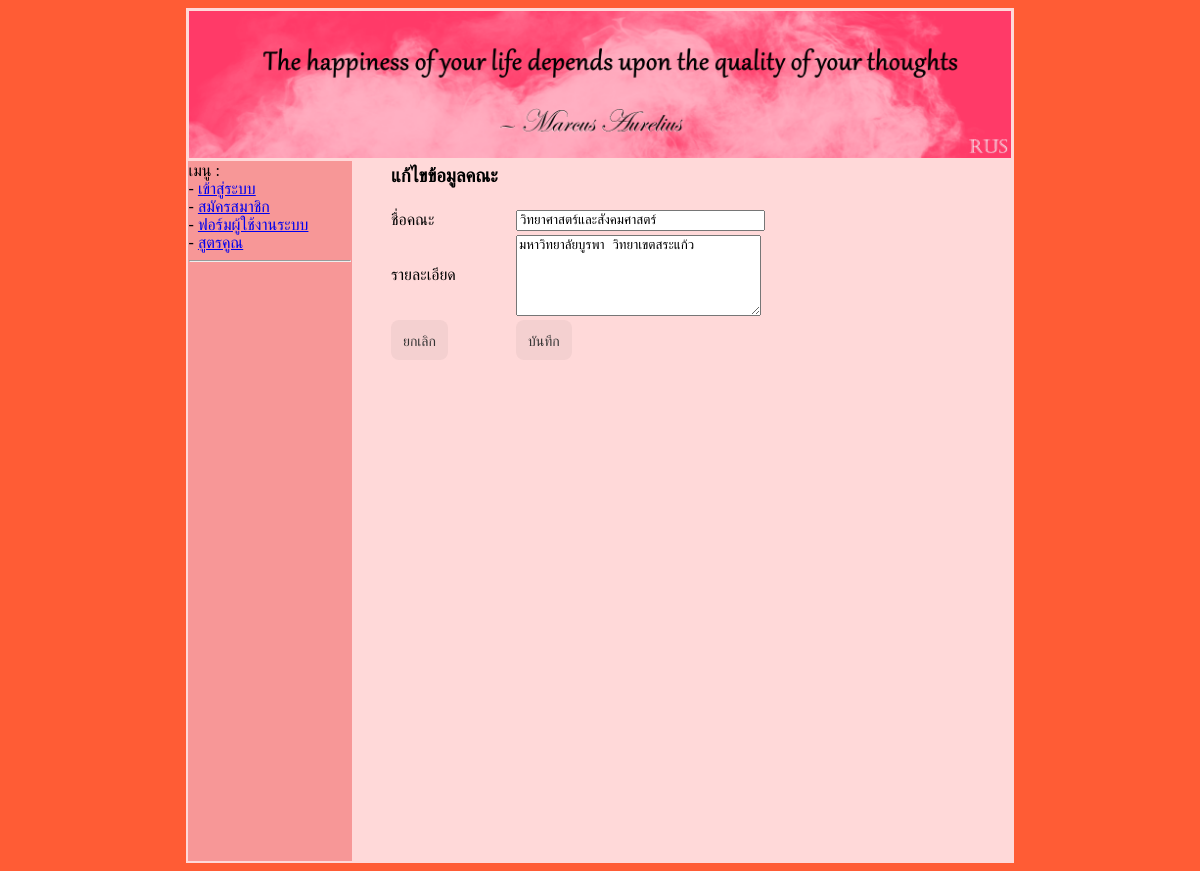
Screenshot of /faculty_edit.php?fac_id=18 with the database file from the repository.
### tables this page shows
CREATE TABLE `faculty` (
  `fac_id` int(11) NOT NULL,
  `fac_name` varchar(100) NOT NULL,
  `fac_detail` text NOT NULL
);

### faculty_edit.php (the view, shortened to what this page needs)
<?php
    include("./header.php");
    include("./menu.php");
    include("./sqliConnect.php");
    isset($_GET['fac_id'])?$fac_id=$_GET['fac_id']:$fac_id="";
    $sql = "select * from faculty where fac_id='$fac_id';";
    $result = $mysqli->query($sql);
    while($row = $result->fetch_assoc()){
        $fac_name = $row['fac_name'];
        $fac_detail = $row['fac_detail'];
    }
?>
<table align="center" width="90%">
    <tr>
        <td colspan="2"><h3>แก้ไขข้อมูลคณะ</h3></td>
    </tr>
    <form action="./faculty_proedit.php" method="post">
        <tr>
            <td>ชื่อคณะ</td>
            <td><input type="text" name="fac_name" size="28" value="<?php echo "$fac_name" ?>"></td>
        </tr>
        <tr>
            <td>รายละเอียด</td>
            <td><textarea name="fac_detail" cols="28" rows="5"><?php echo "$fac_detail" ?></textarea></td>
        </tr>
        <tr>
            <td><a href="./faculty_show.php" class="button-2">ยกเลิก</a></td>
            <td><input type="submit" value="บันทึก" class="button-2"></td>
        </tr>
    </form>
</table>
<?php
    include("./footer.php");
?>

### css/style.css (style rules this page uses)
.button-2 { background-color: rgba(51, 51, 51, 0.05); border-radius: 8px; border-width: 0; color: #333333; cursor: pointer; display: inline-block; font-family: "Haas Grot Text R Web", "Helvetica Neue", Helvetica, Arial, sans-serif; font-size: 14px; font-weight: 500; line-height: 20px; list-style: none; margin: 0; padding: 10px 12px; text-align: center; transition: all 200ms; vertical-align: baseline; white-space: nowrap; user-select: none; -webkit-user-select: none; touch-action: manipulation; text-decoration: none; }
body { background-color: rgb(255, 92, 53); }

### rows the page displays
faculty: fac_name "วิทยาศาสตร์และสังคมศาสตร์", fac_detail "มหาวิทยาลัยบูรพา วิทยาเขตสระแก้ว"
